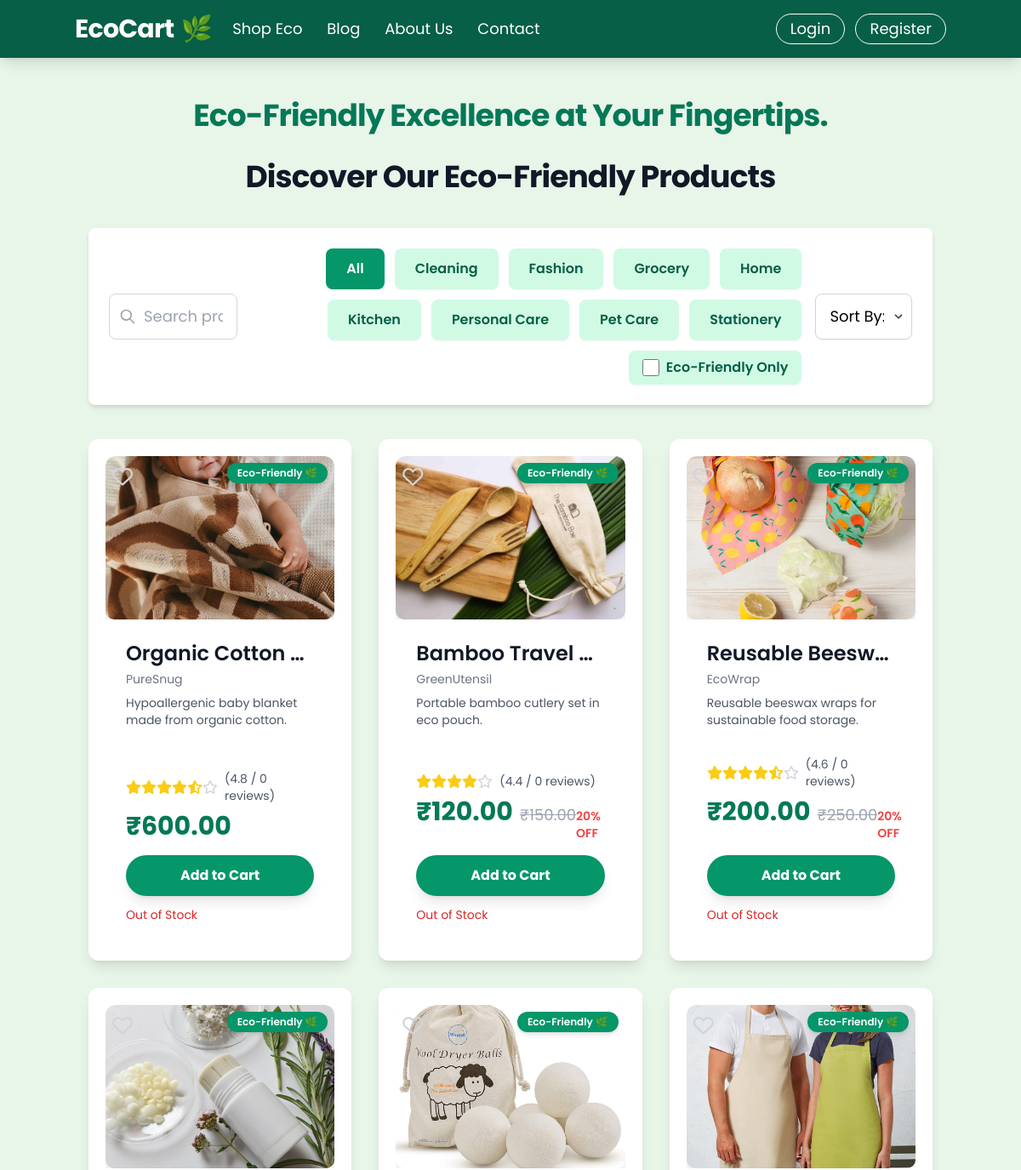
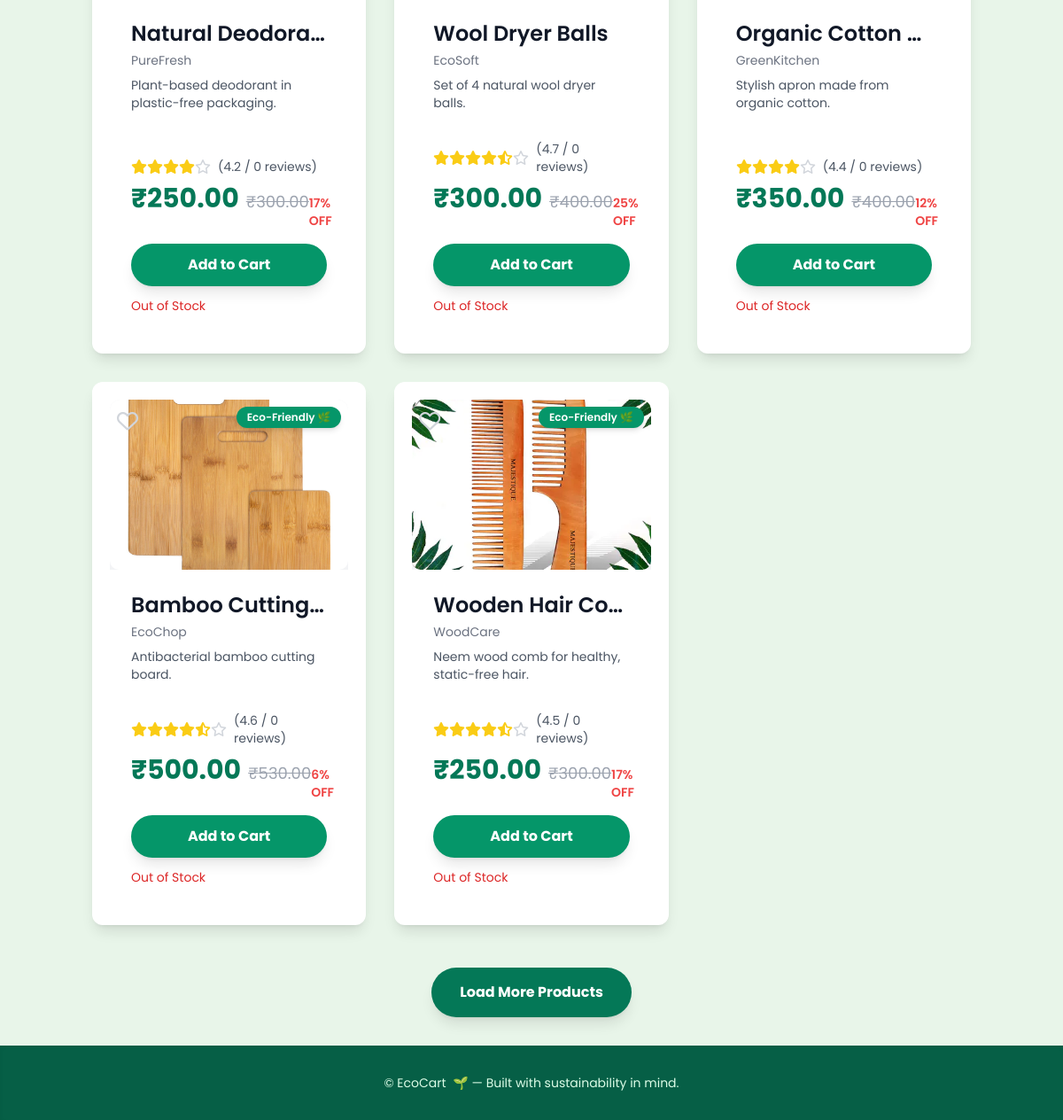
Screenshot of /products/ with the database file from the repository (2 pictures, top to bottom).
### products/models.py (models this page shows, shortened)
class Category(models.Model):
    name = models.CharField(max_length=100, unique=True)
    slug = models.SlugField(max_length=100, unique=True, blank=True)
    class Meta:
        verbose_name_plural = "Categories"

class Product(models.Model):
    name = models.CharField(max_length=255)
    brand = models.CharField(max_length=100, blank=True, null=True)
    category = models.ForeignKey(Category, on_delete=models.SET_NULL, null=True, related_name='products')
    image = models.ImageField(upload_to='products/', blank=True, null=True)
    price = models.DecimalField(max_digits=10, decimal_places=2)
    original_price = models.DecimalField(max_digits=10, decimal_places=2, blank=True, null=True)
    short_description = models.CharField(max_length=255)
    long_description = models.TextField(blank=True, null=True)
    rating = models.DecimalField(max_digits=2, decimal_places=1, default=0.0)
    review_count = models.PositiveIntegerField(default=0)
    is_eco_friendly = models.BooleanField(default=False)
    eco_impact_statement = models.TextField(blank=True, null=True, help_text="e.g., 'Saves 3kg of plastic'")
    stock = models.PositiveIntegerField(default=0)
    created_at = models.DateTimeField(auto_now_add=True)
    updated_at = models.DateTimeField(auto_now=True)
    class Meta:
        ordering = ['-created_at']
    @property
    def is_discounted(self):
        return self.original_price and self.price < self.original_price
    @property
    def discount_percentage(self):
        if self.is_discounted:
            return round(((self.original_price - self.price) / self.original_price) * 100)
        return 0
    @property
    def get_stars_full(self):
        return int(self.rating)
    @property
    def get_stars_half(self):
        return 1 if (self.rating - self.get_stars_full) >= 0.5 else 0
    @property
    def get_stars_empty(self):
        return 5 - self.get_stars_full - self.get_stars_half

### products/views.py (the view)
# urls.py: path('', views.product_list, name='list'),  # Product list view
def product_list(request):
    all_categories = Category.objects.all().order_by('name')
    initial_products = get_product_queryset(request)
    paginator = Paginator(initial_products, 8)
    page_number = request.GET.get('page', 1)
    page_obj = paginator.get_page(page_number)
    context = {
        'products': page_obj,
        'categories': all_categories,
        'current_category': request.GET.get('category', 'all'),
        'current_search': request.GET.get('search', ''),
        'eco_friendly_checked': request.GET.get('eco_friendly', 'false').lower() == 'true',
        'current_sort_by': request.GET.get('sort_by', 'default'),
        'pick_up_line': random.choice(PICK_UP_LINES),
    }
    return render(request, 'products/product_list.html', context)

### products/templates/products/product_list.html (shortened to what this page needs)
{% load static %}
{% load products.products_filters %}
<!DOCTYPE html>
<html lang="en">
<head>
    <script src="https://cdn.tailwindcss.com"></script>
    <link rel="stylesheet" href="https://cdnjs.cloudflare.com/ajax/libs/font-awesome/6.0.0-beta3/css/all.min.css">
    <link rel="stylesheet" href="{% static 'products/css/product.css' %}">
</head>
<body class="min-h-screen flex flex-col">
    <header id="main-navbar" class="bg-emerald-800 p-4 shadow-lg sticky top-0 z-40 transition-all duration-300 ease-in-out">
        <div class="container mx-auto flex items-center justify-between flex-wrap">
            <a href="{% url 'accounts:home' %}" class="flex items-center flex-shrink-0 text-white mr-6">
                <span class="font-bold text-3xl tracking-tight text-white flex items-center">
                    EcoCart <span class="ml-2 text-green-300">🌿</span>
                </span>
            </a>
            <div id="nav-content" class="w-full block flex-grow lg:flex lg:items-center lg:w-auto hidden">
                <div class="text-lg lg:flex-grow">
                    <a href="{% url 'products:list' %}" class="block mt-4 lg:inline-block lg:mt-0 text-white hover:text-green-200 mr-6 transition duration-300 ease-in-out">
                        Shop Eco
                    </a>
                    <a href="{% url 'accounts:blog' %}" class="block mt-4 lg:inline-block lg:mt-0 text-white hover:text-green-200 mr-6 transition duration-300 ease-in-out">
                        Blog
                    </a>
                    <a href="{% url 'accounts:about_us' %}" class="block mt-4 lg:inline-block lg:mt-0 text-white hover:text-green-200 mr-6 transition duration-300 ease-in-out">
                        About Us
                    </a>
                    <a href="{% url 'accounts:contact' %}" class="block mt-4 lg:inline-block lg:mt-0 text-white hover:text-green-200 transition duration-300 ease-in-out">
                        Contact
                    </a>
                </div>
                <div>
                    {% if user.is_authenticated %}
                        <a href="{% url 'accounts:profile' %}" class="inline-block text-lg px-4 py-2 leading-none border border-white rounded-full text-white hover:bg-white hover:text-emerald-800 mt-4 lg:mt-0 transition duration-300 ease-in-out mr-2">
                            Profile
                        </a>
                        <a href="{% url 'accounts:logout' %}" class="inline-block text-lg px-4 py-2 leading-none border border-white rounded-full text-white hover:bg-white hover:text-emerald-800 mt-4 lg:mt-0 transition duration-300 ease-in-out">
                            Logout
                        </a>
                    {% else %}
                        <a href="{% url 'accounts:login' %}" class="inline-block text-lg px-4 py-2 leading-none border border-white rounded-full text-white hover:bg-white hover:text-emerald-800 mt-4 lg:mt-0 transition duration-300 ease-in-out mr-2">
                            Login
                        </a>
                        <a href="{% url 'accounts:register' %}" class="inline-block text-lg px-4 py-2 leading-none border border-white rounded-full text-white hover:bg-white hover:text-emerald-800 mt-4 lg:mt-0 transition duration-300 ease-in-out">
                            Register
                        </a>
                    {% endif %}
                </div>
            </div>
        </div>
    </header>
    <main class="flex-grow container mx-auto px-4 py-8">
        <p class="text-3xl md:text-4xl font-bold text-center text-emerald-700 mb-8 mt-4 tracking-tight leading-snug animate-fade-in">
            {{ pick_up_line }}
        </p>
        <h1 class="text-4xl font-bold text-center text-gray-900 mb-10 tracking-tight">Discover Our Eco-Friendly Products</h1>
        <div class="mb-10 flex flex-col md:flex-row items-center justify-between space-y-4 md:space-y-0 md:space-x-4 p-6 bg-white rounded-lg shadow-md animate-slide-up">
            <div class="relative w-full md:w-1/3">
                <input type="text" id="product-search" placeholder="Search products..." value="{{ current_search }}"
                        class="w-full pl-10 pr-4 py-3 border border-gray-300 rounded-lg focus:outline-none focus:ring-2 focus:ring-emerald-500 transition duration-300 ease-in-out text-lg"
                        onkeyup="debounceFilter()">
                <svg class="absolute left-3 top-1/2 transform -translate-y-1/2 text-gray-400 w-5 h-5" fill="none" stroke="currentColor" viewBox="0 0 24 24" xmlns="http://www.w3.org/2000/svg">
                    <path stroke-linecap="round" stroke-linejoin="round" stroke-width="2" d="M21 21l-6-6m2-5a7 7 0 11-14 0 7 7 0 0114 0z"></path>
                </svg>
            </div>
            <div class="w-full md:w-auto flex flex-wrap justify-center md:justify-end gap-3 order-3 md:order-2">
                <button class="filter-btn px-6 py-3 font-semibold rounded-lg shadow-sm active:shadow-inner transition duration-300 ease-in-out {% if current_category == 'all' %}bg-emerald-600 text-white{% else %}bg-emerald-100 text-emerald-800 hover:bg-emerald-200{% endif %}" data-filter="all">All</button>
                {% for category in categories %}
                    <button class="filter-btn px-6 py-3 font-semibold rounded-lg shadow-sm active:shadow-inner transition duration-300 ease-in-out {% if current_category == category.slug %}bg-emerald-600 text-white{% else %}bg-emerald-100 text-emerald-800 hover:bg-emerald-200{% endif %}" data-filter="{{ category.slug }}">{{ category.name|title|replace:"_: " }}</button>
                {% endfor %}
                <label for="eco_friendly_checkbox" class="flex items-center space-x-2 cursor-pointer px-4 py-2 bg-emerald-100 text-emerald-800 font-semibold rounded-lg hover:bg-emerald-200 transition duration-300 ease-in-out shadow-sm active:shadow-inner">
                    <input type="checkbox" id="eco_friendly_checkbox" onchange="filterProducts()" class="form-checkbox h-5 w-5 text-emerald-600 rounded focus:ring-emerald-500" {% if eco_friendly_checked %}checked{% endif %}>
                    <span>Eco-Friendly Only</span>
                </label>
            </div>
            <div class="relative w-full md:w-1/4 order-2 md:order-3">
                <select id="sort-by" onchange="filterProducts()"
                             class="block w-full px-4 py-3 border border-gray-300 rounded-lg shadow-sm focus:outline-none focus:ring-2 focus:ring-emerald-500 transition duration-300 ease-in-out text-lg appearance-none bg-white pr-8">
                    <option value="default" {% if current_sort_by == 'default' %}selected{% endif %}>Sort By: Default</option>
                </select>
                <div class="pointer-events-none absolute inset-y-0 right-0 flex items-center px-2 text-gray-700">
                </div>
            </div>
        </div>
        <div id="product-grid" class="grid grid-cols-1 sm:grid-cols-2 lg:grid-cols-3 xl:grid-cols-4 gap-8">
            {% for product in products %}
                <div class="product-card bg-white rounded-xl shadow-lg transform transition-all duration-500 ease-in-out hover:scale-105 hover:shadow-2xl overflow-hidden flex flex-col product-item"
                     data-category="{{ product.category.slug|default:'uncategorized' }}"
                     data-price="{{ product.price }}"
                     data-rating="{{ product.rating }}"
                     data-name="{{ product.name|lower }}"
                     data-eco-friendly="{{ product.is_eco_friendly|lower }}"
                     data-product-id="{{ product.id }}">
                        <a href="{% url 'products:detail' pk=product.id %}" class="block relative overflow-hidden w-full h-48 bg-gray-100 rounded-t-xl">
                            <img src="{% if product.image %}{{ product.image.url }}{% else %}{% static 'products/images/placeholder.jpg' %}{% endif %}"
                                 onerror="this.onerror=null; this.src='{% static 'products/images/placeholder.jpg' %}';"
                                 alt="{{ product.name }}"
                                 class="w-full h-full object-cover transition-transform duration-500 hover:scale-110">
                            {% if product.is_eco_friendly %}
                                <div class="absolute top-2 right-2 bg-emerald-600 text-white text-xs font-semibold px-3 py-1 rounded-full shadow-md tooltip-container">
                                    Eco-Friendly 🌿
                                </div>
                            {% endif %}
                            <i class="far fa-heart absolute top-2 left-2 text-2xl text-gray-300 hover:text-red-400 transition-colors duration-200 cursor-pointer wishlist-icon" data-product-id="{{ product.id }}"></i>
                        </a>
                        <div class="p-6 flex-grow flex flex-col justify-between">
                            <div>
                                <h2 class="text-2xl font-semibold text-gray-900 mb-1 truncate" title="{{ product.name }}">
                                    <a href="{% url 'products:detail' pk=product.id %}" class="hover:text-emerald-700 transition-colors duration-200">{{ product.name }}</a>
                                </h2>
                                {% if product.brand %}<p class="text-gray-500 text-sm mb-2">{{ product.brand }}</p>{% endif %}
                                <p class="text-gray-600 text-sm mb-4 line-clamp-3">{{ product.short_description }}</p>
                            </div>
                            <div class="mt-4">
                                <div class="flex items-center mb-2">
                                    {% for _ in "x"|ljust:product.get_stars_full %}<i class="fas fa-star text-yellow-400 star-icon" style="animation-delay: {{ forloop.counter|multiply:0.05 }}s;"></i>{% endfor %}
                                    {% if product.get_stars_half %}<i class="fas fa-star-half-alt text-yellow-400 star-icon" style="animation-delay: {{ product.get_stars_full|add:1|multiply:0.05 }}s;"></i>{% endif %}
                                    {% for _ in "x"|ljust:product.get_stars_empty %}<i class="far fa-star text-gray-300 star-icon" style="animation-delay: {{ forloop.counter|add:product.get_stars_full|add:product.get_stars_half|multiply:0.05 }}s;"></i>{% endfor %}
                                    <span class="ml-2 text-gray-600 text-sm">({{ product.rating|floatformat:1 }} / {{ product.review_count }} reviews)</span>
                                </div>
                                <div class="flex items-baseline justify-between mb-4">
                                   <span class="text-3xl font-bold text-emerald-700">₹{{ product.price|floatformat:2 }}</span>
                                    {% if product.is_discounted %}
                                       <span class="text-gray-400 line-through text-lg ml-2">₹{{ product.original_price|floatformat:2 }}</span>
                                        <span class="ml-auto text-red-500 font-semibold text-sm">{{ product.discount_percentage }}% OFF</span>
                                    {% endif %}
                                </div>
                                <button class="add-to-cart-btn w-full bg-emerald-600 text-white font-bold py-3 rounded-full shadow-lg hover:bg-emerald-700 transition-all duration-300 ease-in-out transform hover:scale-105 active:scale-95"
                                        data-product-id="{{ product.id }}" data-product-name="{{ product.name }}">
                                    Add to Cart
                                </button>
                                {% if product.in_stock > 0 %}
                                    <p class="text-emerald-600 text-sm mt-3">In Stock: {{ product.in_stock }}</p>
                                    {% if product.in_stock < 10 %}
                                    <p class="text-orange-500 text-xs mt-1">Only {{ product.in_stock }} left!</p>
                                   {% endif %}
                                {% else %}
                                       <p class="text-red-600 text-sm mt-3">Out of Stock</p>
                                {% endif %}
                            </div>
                        </div>
                    </div>
                {% empty %}
                    <div class="col-span-full text-center py-10">
                        <p class="text-xl text-gray-600">No products found matching your criteria. Try adjusting filters!</p>
                    </div>
                {% endfor %}
            </div>
            {% if products.has_next %}
                <div class="text-center mt-12">
                    <button id="load-more-btn"
                            data-next-page="{{ products.next_page_number }}"
                            data-current-category="{{ current_category }}"
                            data-current-search="{{ current_search }}"
                            data-eco-friendly-checked="{{ eco_friendly_checked }}"
                            data-current-sort-by="{{ current_sort_by }}"
                            class="px-8 py-4 bg-emerald-700 text-white font-bold rounded-full shadow-lg hover:bg-emerald-800 transition-all duration-300 ease-in-out transform hover:scale-105 active:scale-95">
                        Load More Products
                    </button>
                </div>
            {% endif %}
        </main>
        <footer class="bg-emerald-800 text-green-100 py-8 text-center shadow-inner mt-auto">
            <div class="container mx-auto px-4">
                <div class="text-sm">
                    &copy; {{ "now"|date:"Y" }} EcoCart <span class="ml-1">🌱</span> — Built with sustainability in mind.
                </div>
            </div>
        </footer>
    </body>
</html>

### rows the page displays
Category: name "Cleaning"
Category: name "Fashion"
Category: name "Grocery"
Category: name "Home"
Category: name "Kitchen"
Category: name "Personal Care"
Category: name "Pet Care"
Category: name "Stationery"
Product: image (placeholder picture), name "Organic Cotton…", brand "PureSnug", short_description "Hypoallergenic baby blanket made from organic cotton.", rating "4.8", review_count "0", price "600.00"
Product: image (picture), name "Bamboo Travel…", brand "GreenUtensil", short_description "Portable bamboo cutlery set in eco pouch.", rating "4.4", review_count "0", price "120.00", original_price "150.00", discount_percentage "20"
Product: image (picture), name "Reusable Beesw…", brand "EcoWrap", short_description "Reusable beeswax wraps for sustainable food storage.", rating "4.6", review_count "0", price "200.00", original_price "250.00", discount_percentage "20"
Product: image (picture), name "Natural Deodora…", brand "PureFresh", short_description "Plant-based deodorant in plastic-free packaging.", rating "4.2", review_count "0", price "250.00", original_price "300.00", discount_percentage "17"
Product: image (picture), name "Wool Dryer Balls", brand "EcoSoft", short_description "Set of 4 natural wool dryer balls.", rating "4.7", review_count "0", price "300.00", original_price "400.00", discount_percentage "25"
Product: image (picture), name "Organic Cotton…", brand "GreenKitchen", short_description "Stylish apron made from organic cotton.", rating "4.4", review_count "0", price "350.00", original_price "400.00", discount_percentage "12"
Product: image (picture), name "Bamboo Cutting…", brand "EcoChop", short_description "Antibacterial bamboo cutting board.", rating "4.6", review_count "0", price "500.00", original_price "530.00", discount_percentage "6"
Product: image (picture), name "Wooden Hair Co…", brand "WoodCare", short_description "Neem wood comb for healthy, static-free hair.", rating "4.5", review_count "0", price "250.00", original_price "300.00", discount_percentage "17"
